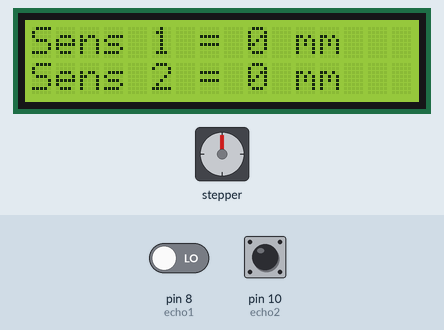
This sketch was run on a simulated Arduino Uno, built with avr-gcc and run on an emulated ATmega328P. Shown: stepper motor, 16×2 character LCD. Wiring (inferred from the names in the program): stepper motor driver (200 steps per turn assumed): step pin 13; direction pin 12; enable pin 6. The inputs (shaded band) are chosen by the test bench; at power-on: pin 10 (echo2) LOW, pin 8 (echo1) LOW. What the sketch prints to the serial monitor is not drawn.

Above: at 2.6 s.
2.7 s: pin 10 (echo2) pulsed HIGH 5 times (0.12 s each, 0.3 s apart)
At 4.3 s:
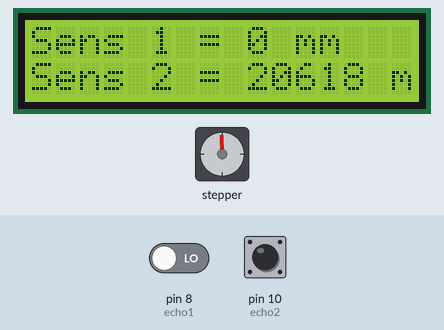
Timing chart, 0 to 5.8 s (numbered marks = the images above; inputs shaded):
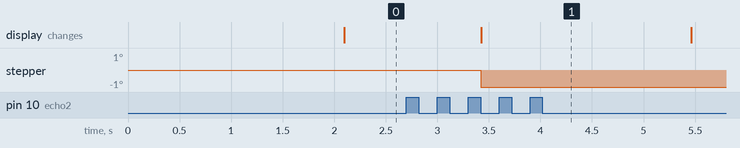

The sketch:

ultraschall.ino
```cpp
// include the library code:
#include <LiquidCrystal.h>

// initialize the library by associating any needed LCD interface pin
// with the arduino pin number it is connected to
// 12 zu 22 und 13 zu 23 geändert und sensor1 und motor"1" sind noch nicht eingebunden
const int rs = 22, en = 23, d4 = 5, d5 = 4, d6 = 3, d7 = 2;
LiquidCrystal lcd(rs, en, d4, d5, d6, d7);

// sensor1
int echo1=8;                                  // echo pin for sensor 1 | green
int trigger1=9;                               // trigger pin for sensor 1 | brown

long duration1=0;                             // duration1 save
long distance1=0;                             // obstacle distance1 save


//sensor2
int echo2=10;                                 // echo pin for sensor 2 | yellow
int trigger2=11;                              // trigger pin for sensor 2 | orange

long duration2=0;                             // duration2 save
long distance2=0;                             // obstacle distance2 save


int time = 0;
int timeWait = 1000; //interval in milliseconds between each distance reading
int maxDelay = 1000;


void setup()
{
time = millis();


pinMode(6,OUTPUT); // Enable
pinMode(13,OUTPUT); // Step
pinMode(12,OUTPUT); // Dir
digitalWrite(6,LOW); // Set Enable low
digitalWrite(5,LOW); // Set Step low
Serial.begin(9600);

// sensor1
    pinMode(trigger1, OUTPUT);               // trigger1 pin -> OUTPUT
    pinMode(echo1, INPUT);                   // echo1 pin -> INPUT

//sensor2
  pinMode(trigger2, OUTPUT);               // trigger2 pin -> OUTPUT
    pinMode(echo2, INPUT);                   // echo2 pin -> INPUT

// set up the LCD's number of columns and rows:
  lcd.begin(16, 2);
}


void loop()
{
//rotateleft();
//Serial.println("ik draai nu exact een rotatie linksom");
//delay(1000);
//rotateright();
//Serial.println("ik draai nu exact een rotatie rechtsom");
//delay(1000);
//velocity();

//sensor1
    digitalWrite(trigger1, LOW);             // trigger1 -> "LOW" || for noise-free signal
    delay(5);                                // 5 milliseconds delay
    digitalWrite(trigger1, HIGH);            // trigger1 -> "HIGH" || send ultrasonic wave
    delay(10);                               // 10 milliseconds delay
    digitalWrite(trigger1, LOW);             // trigger1 -> "LOW" || complete sending
    duration1 = pulseIn(echo1, HIGH);        // time until ultrasonic wave is back
    distance1 = (duration1/0.2) / 29.1;      // Convert time to path in millimeter


//sensor2
  digitalWrite(trigger2, LOW);             // trigger2 -> "LOW" || for noise-free signal
    delay(5);                                // 5 milliseconds delay
    digitalWrite(trigger2, HIGH);            // trigger2 -> "HIGH" || send ultrasonic wave
    delay(10);                               // 10 milliseconds delay
    digitalWrite(trigger2, LOW);             // trigger2 -> "LOW" || complete sending
    duration2 = pulseIn(echo2, HIGH);        // time until ultrasonic wave is back
    distance2 = (duration2/0.2) / 29.1;      // Convert time to path in millimeter

  if(millis()-time > timeWait){ //only read distance if 1000ms has elapsed since the last reading
    time = millis();
  }


 /*
 //sensor old
 long duration2, distance2;
 digitalWrite(trigger2, LOW);
 delay(5);
 digitalWrite(trigger2, HIGH);
 delay(10);
 digitalWrite(trigger2, LOW);
 duration2 = pulseIn(echo2, HIGH);
 distance2 = (duration2/0.2) / 29.1;
 */


//mit statischen variablen

if (distance2 > 300)
{
  digitalWrite(13,HIGH); // Output high
  delayMicroseconds(500); // Wait
  digitalWrite(13,LOW); // Output low
  delayMicroseconds(500); // Wait
}

if (distance2 > 200 && distance2 < 300)
{
  digitalWrite(13,HIGH); // Output high
  delay(2); // Wait
  digitalWrite(13,LOW); // Output low
  delay(2); // Wait
}

//hier ist der Wert der Wichtig ist

if (distance2 > 100 && distance2 < 200)
{
  digitalWrite(13,HIGH); // Output high
  delay(10); // Wait
  digitalWrite(13,LOW); // Output low
  delay(10); // Wait
}

if (distance2 > 10 && distance2 < 100)
{
  //digitalWrite(13,HIGH); // Output high
  //delayMicroseconds(1000); // Wait
  digitalWrite(13,LOW); // Output low
}

Serial.println("Next Scan");         // Info for the user, that next scan starts

 Serial.print("Sensor 1 = ");         //
 Serial.print(distance1);             // output the way in millimeter
 Serial.println(" mm");               //

 Serial.print("Sensor 2 = ");         //
 Serial.print(distance2);             // output the way in millimeter
 Serial.println(" mm");               //

 //displaying variables lcd
 lcd.clear();
 lcd.print("Sens 1 = ");
 lcd.print(distance1);
 lcd.print(" mm");

 lcd.setCursor(0,1) ; //sets cursor to second line first row

 lcd.print("Sens 2 = ");
 lcd.print(distance2);
 lcd.print(" mm");


 //delay(1);                              // Repeat after onehundret milliseconds


}
```
